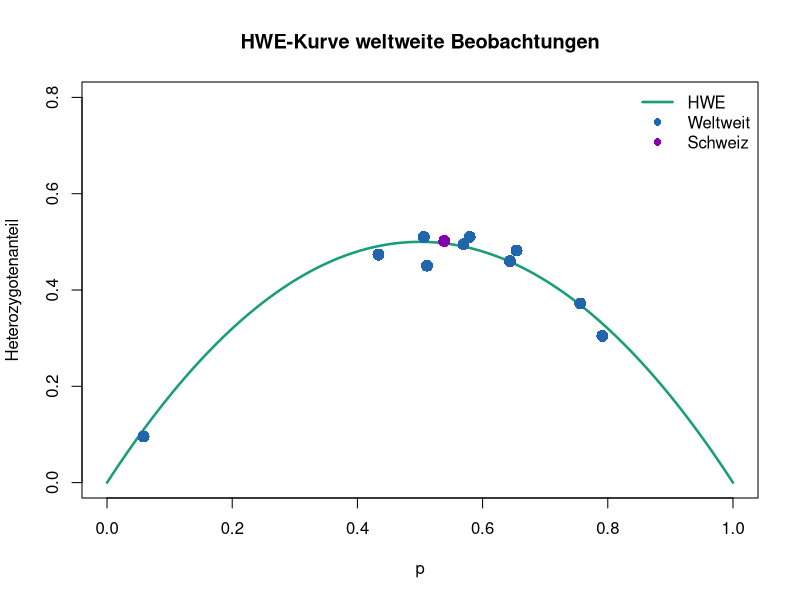

Reproduce this figure in R.
## ---- chunk 1
pop <- data.frame(AA = 16, AB = 48, BB = 36)
## ---- chunk 2
# Funktion für die Berechnung der erwarteten Genotypfrequenzen
zusammenfassen <- function(d) {
  # d ist ein Platzhalter für die Daten, die wir später in die Funktion einsetzen
  n <- d$AA + d$AB + d$BB # Populationsgrösse
  p <- (2 * d$AA + d$AB) / (2 * n) # Frequenz von Allel A

  data.frame(
    n = n,
    p = p,
    f_AA = d$AA / n,
    f_AB = d$AB / n,
    f_BB = d$BB / n,
    hwe_AA = p^2,
    hwe_AB = 2 * p * (1 - p),
    hwe_BB = (1 - p)^2
  )
}

zusammenfassen(pop)
## ---- chunk 3
bloodgroups_world <- read.csv("data/bloodgroups_Mourant1976_world.csv")
bloodgroups_world
## ---- chunk 4
zusammenfassen_MN <- function(d) {
  n <- d$MM + d$MN + d$NN
  p <- (2 * d$MM + d$MN) / (2 * n)

  data.frame(
    Country = d$Country,
    n = n,
    p = p,
    f_MM = d$MM / n,
    f_MN = d$MN / n,
    f_NN = d$NN / n,
    hwe_MM = p^2,
    hwe_MN = 2 * p * (1 - p),
    hwe_NN = (1 - p)^2
  )
}
## ---- chunk 5
HW_CH <- zusammenfassen_MN(
  bloodgroups_world[bloodgroups_world$Country == "Switzerland", ]
)
HW_CH
## ---- chunk 6
HW_world <- zusammenfassen_MN(bloodgroups_world)
HW_world
## ---- chunk 7
p_grid <- seq(0, 1, length.out = 201)
plot(
  x = p_grid,
  y = 2 * p_grid * (1 - p_grid),
  type = "l", lwd = 2.5,
  col = "#1b9e77", ylim = c(0, 0.8),
  xlab = "p", ylab = "Heterozygotenanteil",
  main = "HWE-Kurve weltweite Beobachtungen"
)
points(
  x = HW_world$p,
  y = HW_world$f_MN,
  pch = 16, cex = 1.6,
  col = "#2166ac"
)
points(
  x = HW_CH$p,
  y = HW_CH$f_MN,
  pch = 16, cex = 1.6,
  col = "#8500ac"
)
legend(
  "topright", c("HWE", "Weltweit", "Schweiz"),
  col = c("#1b9e77", "#2166ac", "#8500ac"),
  lwd = c(2.5, NA, NA), pch = c(NA, 16, 16), bty = "n"
)
## ---- chunk 8
avocados <- data.frame(A1A1 = 5, A1A2 = 33, A2A2 = 62)

zusammenfassen_avo <- function(d) {
  n <- d$A1A1 + d$A1A2 + d$A2A2
  p <- (2 * d$A1A1 + d$A1A2) / (2 * n)
  data.frame(
    n = n,
    p = p,
    f_A1A1 = d$A1A1 / n,
    f_A1A2 = d$A1A2 / n,
    f_A2A2 = d$A2A2 / n,
    hwe_A1A1 = p^2,
    hwe_A1A2 = 2 * p * (1 - p),
    hwe_A2A2 = (1 - p)^2
  )
}

HW_avocados <- zusammenfassen_avo(avocados)
HW_avocados
